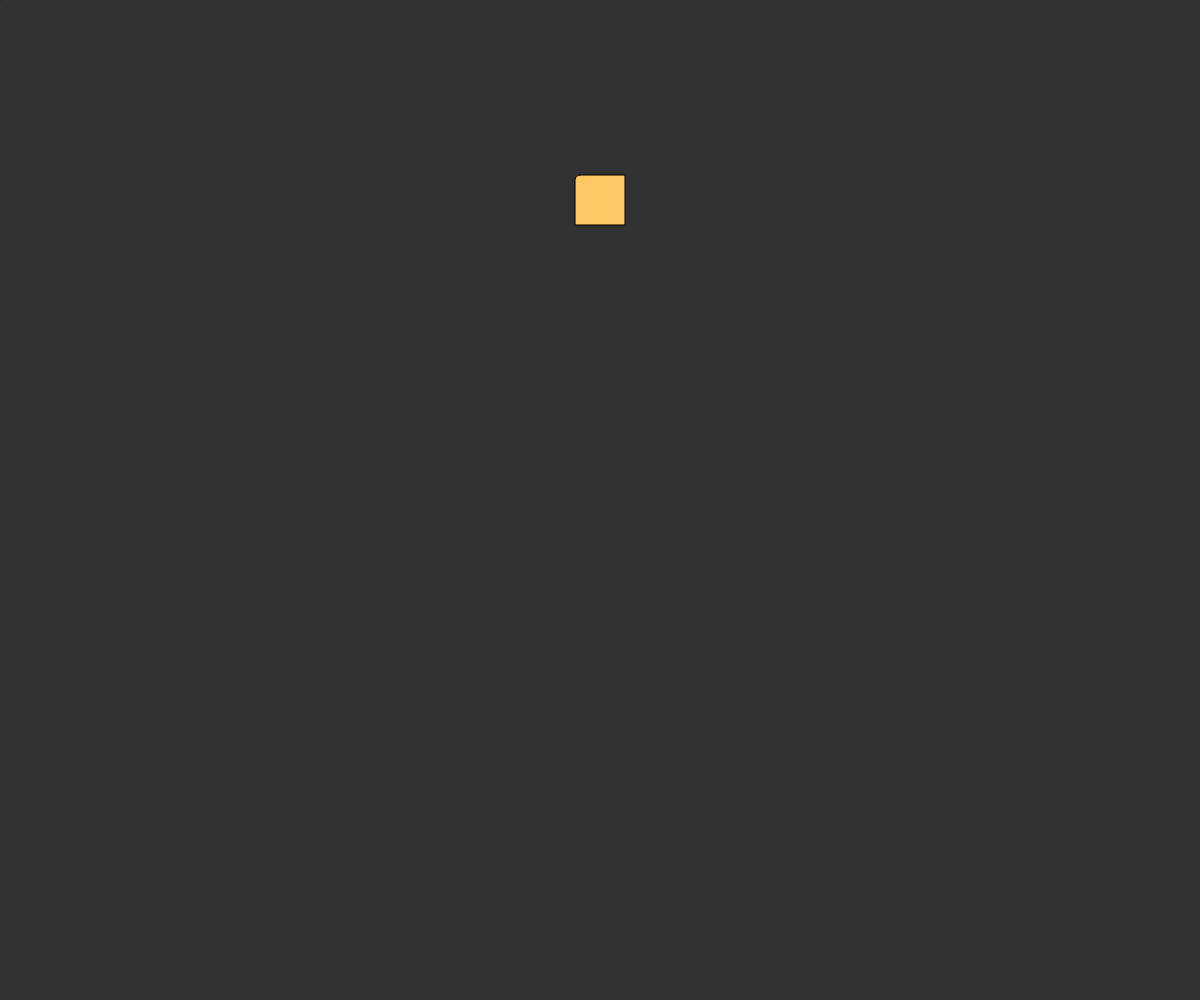
Frame 1 (no input)
Frame 60 (no input): identical to frame 1, image omitted
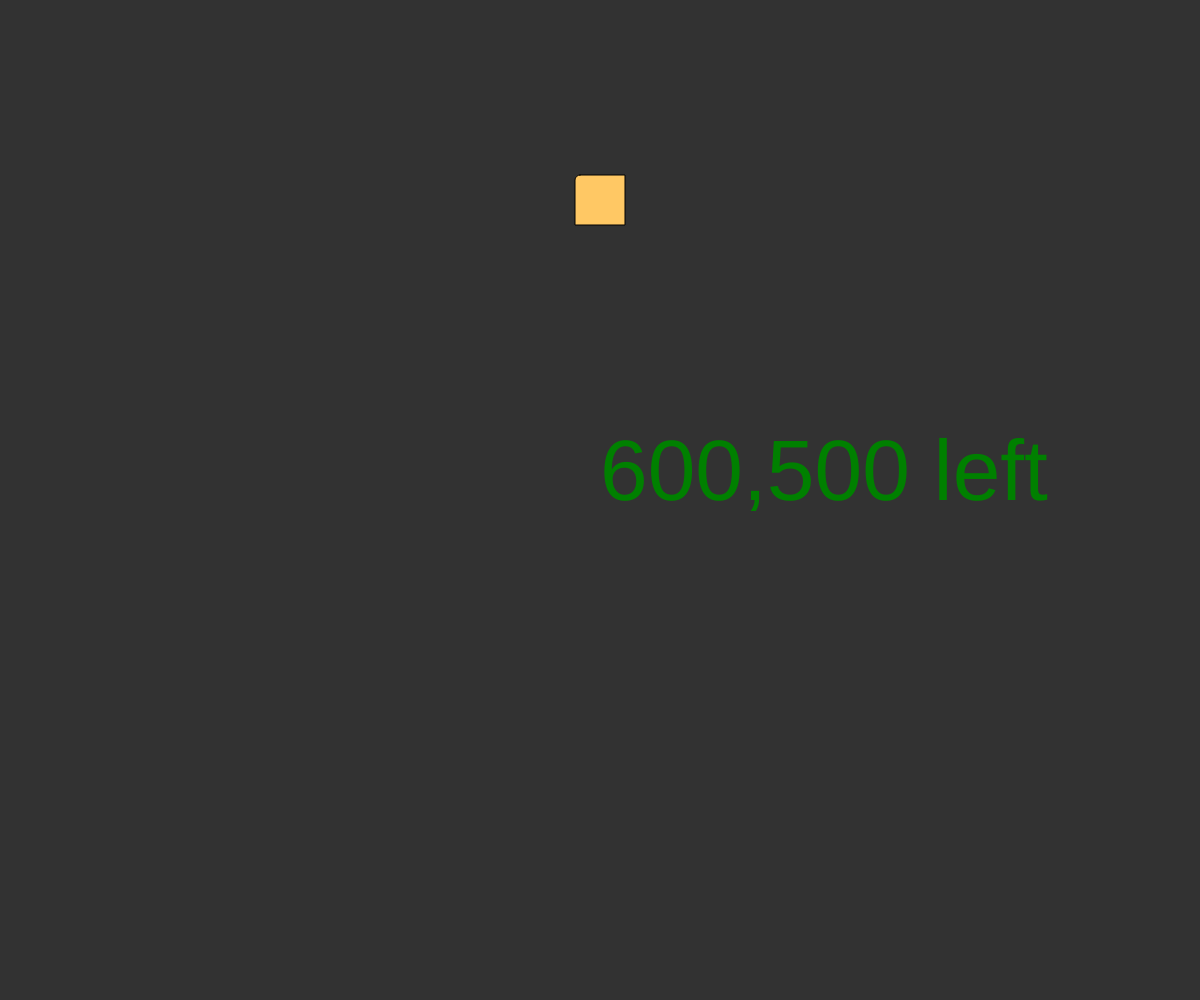
Frame 120 (the mouse pressed at the canvas centre since frame 60)

The p5.js sketch that drew these frames (run headless with seeded random() and noise() and a simulated clock; from frame 60 on, the mouse is pressed at the canvas centre):

// p5.js sketch
// ── sketch.js
// User Events
// Sandha, Abhay
// Febuary 7, 2025
// Global Variable Declarations
// Define yourglobals here.
// You can only store simple/primitive data
// at this point. (no system variables)
let tSize = 10;
let x; //declaration only

function setup() {
  //runs onces, right at the start
  createCanvas(windowWidth, windowHeight);
  x = width/2; //initialization, do in setup()
  rectMode(CENTER);
}

function draw() {
  //runs over and and over, targeting 60fps
  background(50);
  //print("Current Frame: "+ frameCount ); //console.log()
  
  //-----------Mouse Section------------\\
  fill("green"); //fill/stroke can use color strings
  textSize( tSize)
  text(mouseX + "," + mouseY + " " + mouseButton, mouseX, mouseY);

  //----------Keyboard Section----------\\
  fill(500,200,100);
  square(x, 200, 50, 5,0,0,0);

  if(keyIsDown(LEFT_ARROW)){
    x = x -5;
    x = width; //(create a wrap - around effect)

   
  }
  if(keyIsDown(RIGHT_ARROW)){
    x = x + 5;
    if (x>width){
      x = 0;
    }
  }
}

function mousePressed(){
  //this is called Automatically... do NOT call it 
  //yourself.
  //This is called ONCE PER MOUSE BUTTON PRESS
  tSize = random(50,100);
}
